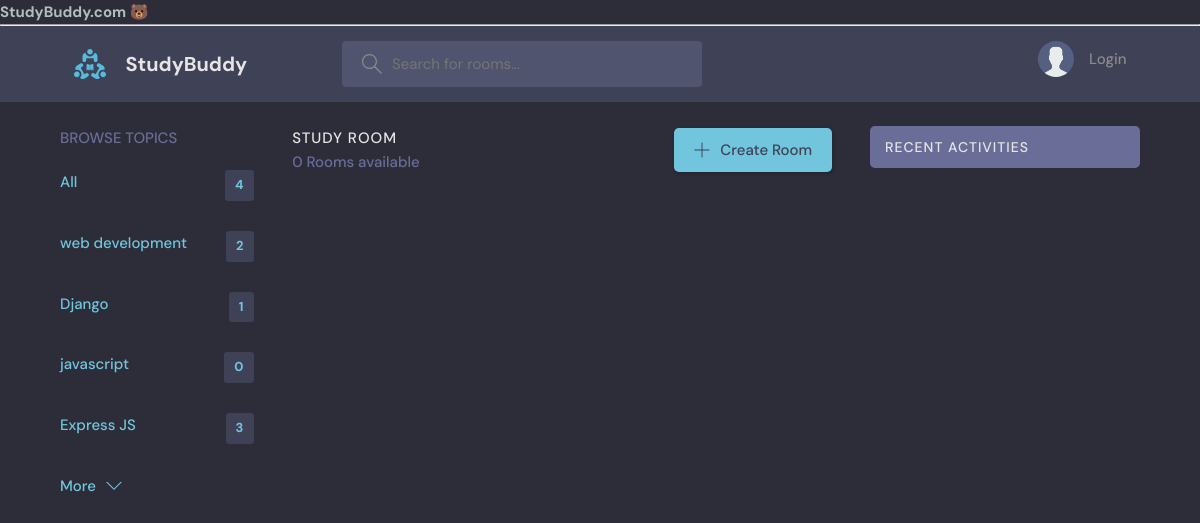
Page /?q=Python on the earlier database version.
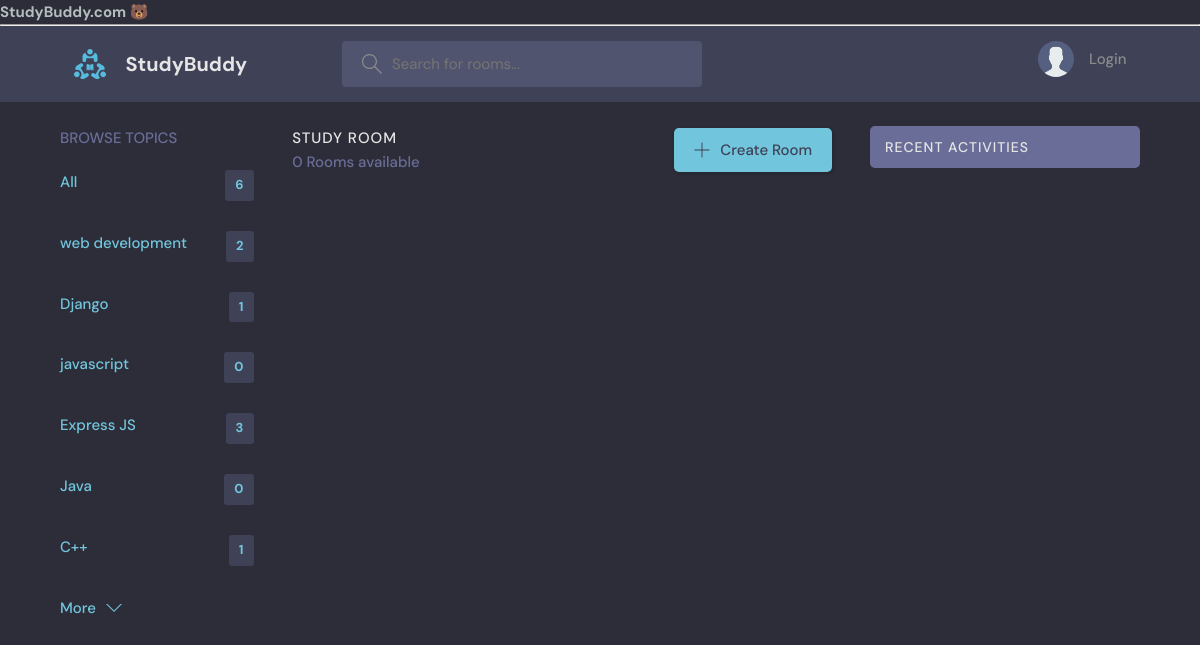
Same page on the later database version.
### base/models.py (models this page shows)
class Topic(models.Model):
    name=models.CharField(max_length=50)
    def __str__(self):
        return self.name

### base/views.py (the view)
# urls.py: path("",views.home,name="home"),
def home(request):
    q = request.GET.get('q')  if request.GET.get('q') !=None else ""
    rooms = Room.objects.filter(Q(topic__name__icontains=q)|Q(name__icontains=q)|Q(description__icontains=q))
    messages = Message.objects.filter(Q(room__topic__name__icontains=q))
    topic = Topic.objects.all()
    context = {"rooms":rooms,"topics":topic,"messageActivity":messages}
    return render(request,"base/Home.html",context)

### base/Templates/base/Home.html (shortened to what this page needs)
{% extends "Main.html"%}
{% block content %}
    <main class="layout layout--3">
      <div class="container">
        <div class="topics">
          <div class="topics__header">
            <h2>Browse Topics</h2>
          </div>
          {%include "base/topic-component.html"%}
          <a class="btn btn--link" href="topics.html">
            More
            <svg version="1.1" xmlns="http://www.w3.org/2000/svg" width="32" height="32" viewBox="0 0 32 32">
              <title>chevron-down</title>
              <path d="M16 21l-13-13h-3l16 16 16-16h-3l-13 13z"></path>
            </svg>
          </a>
        </div>
        <div class="roomList">
          <div class="roomList__header">
            <div>
              <h2>Study Room</h2>
              <p>{{rooms.count}} Rooms available</p>
            </div>
            <a class="btn btn--main" href="{% url 'create-room' %}">
              <svg version="1.1" xmlns="http://www.w3.org/2000/svg" width="32" height="32" viewBox="0 0 32 32">
                <title>add</title>
                <path
                  d="M16.943 0.943h-1.885v14.115h-14.115v1.885h14.115v14.115h1.885v-14.115h14.115v-1.885h-14.115v-14.115z"
                ></path>
              </svg>
              Create Room
            </a>
          </div>
        </div>
        {% include "base/activity-component.html"%}
      </div>
    </main>
    {% endblock %}

### base/Templates/base/topic-component.html (shortened to what this page needs)
<!DOCTYPE html>
<html lang="en">
<head>
</head>
<body>
    {% block content %}
            <ul class="topics__list">
                <li>
                  <a href="{% url 'home' %}" class="active">All <span>{{topics.count}}</span></a>
                </li>
                {% for topic in topics %}
                <li>
                  <a href="{% url 'home' %}?q={{topic.name}}" class="active">{{topic}}<span>{{topic.room_set.all.count}}</span></a>
                </li>
                {% endfor %}
    {% endblock %}
</body>
</html>

Differences in the rows shown:
added Topic: name "Java", room_set.all.count "0"
added Topic: name "C++", room_set.all.count "1"
Other differences:
{{ topics.count }}: "4" → "6"
